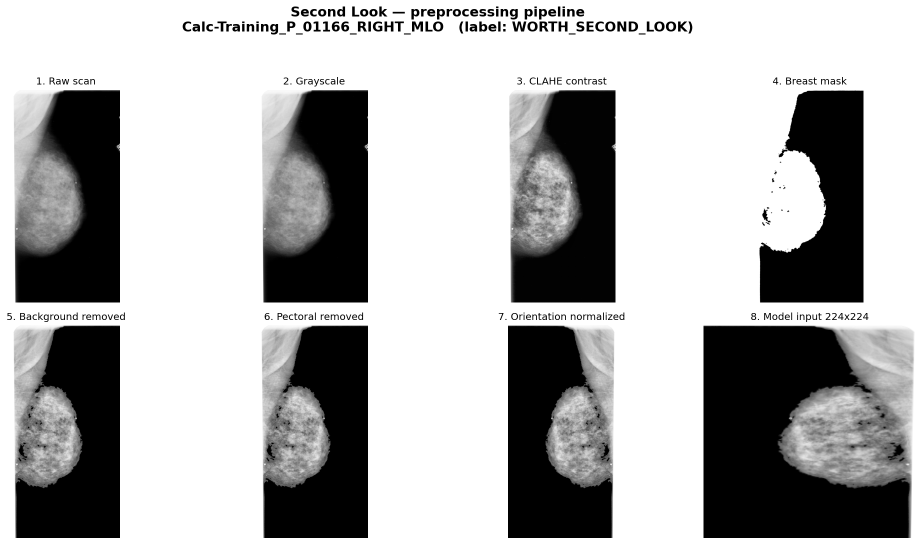
#> input picture demos/preprocessing_grid.png, 1844 x 1089 px (shown at 1/2 size); its folder holds only this picture in this run
$ python augmentation_grid.py --input preprocessing_grid.png   (older library calls are emulated)
#> lines starting #> are read from the running program, lines starting #| are printed output that depends on the picture
### data_pipeline/augmentation.py
# Real-world capture augmentations for Second Look.
#
# These simulate the degradations a phone-camera photo of a printed or
# on-screen mammogram would introduce — glare, motion blur, JPEG compression,
# moiré, brightness/contrast drift, partial occlusion, perspective skew,
# and rotation. Training against them is what makes on-device capture
# tolerable for the downstream classifier.
#
# Function bodies are kept intact from the original Colab script; only
# the Colab-specific scaffolding (pip install, files.upload, matplotlib
# grid, zip/download, hard-coded /content paths, module-level RNG seeding)
# has been removed. Masks propagate through geometric augs so segmentation
# labels stay aligned.
#
# Reproducibility: call seed_rng(seed) explicitly when you need deterministic
# output. Module import no longer mutates the global RNG.

import random

import cv2
import numpy as np
from PIL import Image, ImageEnhance


# [8 lines left out: function seed_rng, not called in this run]


def add_glare(img, mask=None):
    # Glare affects only intensity, so segmentation masks remain valid
    out = img.copy().astype(np.float32)
    h, w = out.shape[:2]
    cx, cy = random.randint(w//4, 3*w//4), random.randint(h//4, 3*h//4)
    rx, ry = random.randint(w//10, w//4), random.randint(h//10, h//4)
    glare_mask = np.zeros((h, w), dtype=np.float32)
    cv2.ellipse(glare_mask, (cx, cy), (rx, ry), 0, 0, 360, 1.0, -1)
    glare_mask = cv2.GaussianBlur(glare_mask, (0, 0), sigmaX=max(rx//2, 1))

    # Scale glare based on brightness so darker images are not overexposed
    intensity = 0.3 + (0.3 * (np.mean(out) / 255.0))
    out += glare_mask * 255 * intensity

    out = np.clip(out, 0, 255).astype(np.uint8)
    return (out, mask) if mask is not None else out


def add_motion_blur(img, mask=None):
    # Simulates real motion artifacts without shifting object positions
    size = 15
    angle = random.uniform(0, 180)
    kernel = np.zeros((size, size))
    kernel[size//2, :] = 1.0 / size
    M = cv2.getRotationMatrix2D((size//2, size//2), angle, 1)
    kernel = cv2.warpAffine(kernel, M, (size, size))
    s = kernel.sum()
    if s > 0:
        kernel /= s
    out = cv2.filter2D(img, -1, kernel)
    return (out, mask) if mask is not None else out


def add_compression(img, mask=None):
    # Mimics real-world quality loss from storage/transmission pipelines
    quality = random.randint(10, 35)
    ok, enc = cv2.imencode('.jpg', img, [cv2.IMWRITE_JPEG_QUALITY, quality])
    if not ok:
        return (img.copy(), mask) if mask is not None else img.copy()
    out = cv2.imdecode(enc, cv2.IMREAD_GRAYSCALE)
    return (out, mask) if mask is not None else out


def add_moire(img, mask=None):
    # Adds frequency-based noise pattern seen in scanning/display artifacts
    h, w = img.shape[:2]
    X, Y = np.meshgrid(np.arange(w), np.arange(h))
    wave = np.sin(2 * np.pi * 0.08 * (X * np.cos(0.5) + Y * np.sin(0.5)))
    wave = ((wave + 1) / 2 * 25).astype(np.float32)
    out = np.clip(img.astype(np.float32) + wave, 0, 255).astype(np.uint8)
    return (out, mask) if mask is not None else out


def add_brightness(img, mask=None):
    # Tests robustness under poor exposure (common in medical imaging)
    factor = random.uniform(0.25, 0.65)
    out = np.array(ImageEnhance.Brightness(Image.fromarray(img)).enhance(factor)).astype(np.uint8)
    return (out, mask) if mask is not None else out


def add_contrast(img, mask=None):
    # Makes subtle structures harder to detect to stress-test models
    factor = random.uniform(0.25, 0.60)
    out = np.array(ImageEnhance.Contrast(Image.fromarray(img)).enhance(factor)).astype(np.uint8)
    return (out, mask) if mask is not None else out


def add_occlusion(img, mask=None):
    # Simulates partial visibility while keeping labels usable
    out = img.copy().astype(np.float32)
    h, w = out.shape[:2]
    occ_mask = np.zeros((h, w), dtype=np.float32)
    rx, ry = random.randint(w//6, w//3), random.randint(h//8, h//5)
    cx, cy = random.randint(0, rx), random.randint(0, ry)
    cv2.ellipse(occ_mask, (cx, cy), (rx, ry), 0, 0, 360, 1.0, -1)
    occ_mask = cv2.GaussianBlur(occ_mask, (0, 0), sigmaX=20)
    out = np.clip(out * (1 - occ_mask), 0, 255).astype(np.uint8)
    return (out, mask) if mask is not None else out


def add_perspective(img, mask=None):
    # Must apply identical transform to maintain image–mask alignment
    h, w = img.shape[:2]
    j = int(min(h, w)*0.08)
    src = np.float32([[0, 0], [w, 0], [w, h], [0, h]])
    dst = np.float32([
        [random.randint(0, j),     random.randint(0, j)],
        [w-random.randint(0, j),   random.randint(0, j)],
        [w-random.randint(0, j),   h-random.randint(0, j)],
        [random.randint(0, j),     h-random.randint(0, j)],
    ])
    M = cv2.getPerspectiveTransform(src, dst)
    out = cv2.warpPerspective(img, M, (w, h), borderMode=cv2.BORDER_REPLICATE)
    if mask is not None:
        mask_out = cv2.warpPerspective(mask, M, (w, h), borderMode=cv2.BORDER_REPLICATE)
        return out, mask_out
    return out


def add_rotation(img, mask=None):
    # Keeps annotation consistent by rotating image and mask together
    h, w = img.shape[:2]
    angle = random.uniform(-15, 15)
    M = cv2.getRotationMatrix2D((w//2, h//2), angle, 1)
    out = cv2.warpAffine(img, M, (w, h), borderMode=cv2.BORDER_REPLICATE)
    if mask is not None:
        mask_out = cv2.warpAffine(mask, M, (w, h), borderMode=cv2.BORDER_REPLICATE)
        return out, mask_out
    return out


def normalize(img):
    # Enforces a consistent format to prevent downstream pipeline errors
    if img.ndim == 3:
        img = cv2.cvtColor(img, cv2.COLOR_BGR2GRAY)
    return np.clip(img, 0, 255).astype(np.uint8)


# Central registry simplifies random selection and extensibility.
AUGMENTATIONS = {
    'glare': add_glare,
    'motion_blur': add_motion_blur,
    'compression': add_compression,
    'moire': add_moire,
    'brightness': add_brightness,
    'contrast': add_contrast,
    'occlusion': add_occlusion,
    'perspective': add_perspective,
    'rotation': add_rotation,
}


def apply_random_combo(img, mask=None):
    # Limited stacking preserves realism while increasing variability
    selected = random.sample(list(AUGMENTATIONS.items()), k=random.randint(1, 3))
    out = img.copy()
    out_mask = mask
    names = []
    for name, fn in selected:
        result = fn(out, out_mask)
        if isinstance(result, tuple):
            out, out_mask = result
        else:
            out = result
        out = normalize(out)
        names.append(name)
    if mask is not None:
        return out, out_mask, '+'.join(names)
    return out, '+'.join(names)

### data_pipeline/quality.py
# Input-quality gate for Second Look.
#
# Rejects images that cannot be analyzed reliably (blank, low-resolution,
# low-contrast, or mostly background). Per CLAUDE.md's failure-mode
# hierarchy, rejection reasons must be surfaced to the caller — never
# silently discarded.
#
# Two related but distinct gates live here:
#   - quality_check: raw-input gate, run on the image before preprocessing
#                    returns (bool, reason_str).
#   - quality_gate:  augmentation-output realism gate (added after the
#                    augmentation-module merge). Returns a qualitative label.

import cv2
import numpy as np


# [45 lines left out: function quality_check, not called in this run]


def quality_gate(img: np.ndarray) -> str:
    """Augmentation-realism gate.

    Run on an augmented image to decide whether it is realistic enough to
    keep as a training sample. Distinct from `quality_check`: this gate
    evaluates post-augmentation quality with a qualitative label instead of
    a rejection boolean.

    Checks sharpness (Laplacian variance), mean brightness extremes, and
    the fraction of near-black pixels. Each failing check counts as one
    issue; the label is the bucket the issue count falls into.

    Returns:
        'USABLE' (0 issues), 'BORDERLINE' (1), or 'UNUSABLE' (2+).
    """
    gray = img if img.ndim == 2 else cv2.cvtColor(img, cv2.COLOR_BGR2GRAY)
    issues = 0
    if cv2.Laplacian(gray, cv2.CV_64F).var() < 8:
        issues += 1
    if np.mean(gray) < 20:
        issues += 1
    if np.mean(gray) > 240:
        issues += 1
    if np.mean(gray < 15) > 0.75:
        issues += 1
    return 'USABLE' if issues == 0 else ('BORDERLINE' if issues == 1 else 'UNUSABLE')


# ---------------------------------------------------------------------------
# Internal helpers (duplicated from preprocessor to avoid a circular import;
# both modules need cheap grayscale + breast-mask primitives, and the
# preprocessor is a heavier dependency to pull in from the quality gate.)
# ---------------------------------------------------------------------------

# [24 lines left out: functions _to_grayscale, _breast_mask, not called in this run]

### demos/augmentation_grid.py
"""Render a grid of augmentations for visual inspection.

Extracted from the original Colab notebook. Runs each registered
augmentation once on the input image, plus a few random combos, and
writes an annotated grid PNG to the output directory. Each panel is
color-coded by quality_gate verdict so unrealistic outputs are obvious.

Usage:
    python -m demos.augmentation_grid --input path/to/img.png --out-dir ./
"""

import argparse
import os

import cv2
import matplotlib.pyplot as plt

from data_pipeline.augmentation import (
    AUGMENTATIONS,
    apply_random_combo,
    normalize,
)
from data_pipeline.quality import quality_gate


def show_grid(img_path: str, out_dir: str) -> str:
    """Render the augmentation grid for `img_path`, write a PNG, return its path."""
#> called with img_path = 'preprocessing_grid.png', out_dir = '.'
    # Mammograms are single-channel, so grayscale avoids unnecessary processing
    img = cv2.imread(img_path, cv2.IMREAD_GRAYSCALE)
#> img is the input picture: shape (1089, 1844); min 0, max 255, mean 174.8
    if img is None:
        raise FileNotFoundError(f"could not load: {img_path}")

    h, w = img.shape
#> h = 1089; w = 1844
    # Resize only for visualization so multiple outputs can be compared clearly
    display_size = (int(w * 250 / h), 250)
#> display_size = (423, 250)

    all_images = {"original": cv2.resize(img, display_size)}
    all_labels = {"original": "USABLE"}

    for name, fn in AUGMENTATIONS.items():
        # Skip mask handling to keep outputs simple for visual inspection
        result = fn(img.copy())
        aug = normalize(result if not isinstance(result, tuple) else result[0])
        all_images[name] = cv2.resize(aug, display_size)
        all_labels[name] = quality_gate(aug)
#> this loop made 9 passes
#> pass 1, in add_glare, `out += glare_mask * 255 * intensity`:
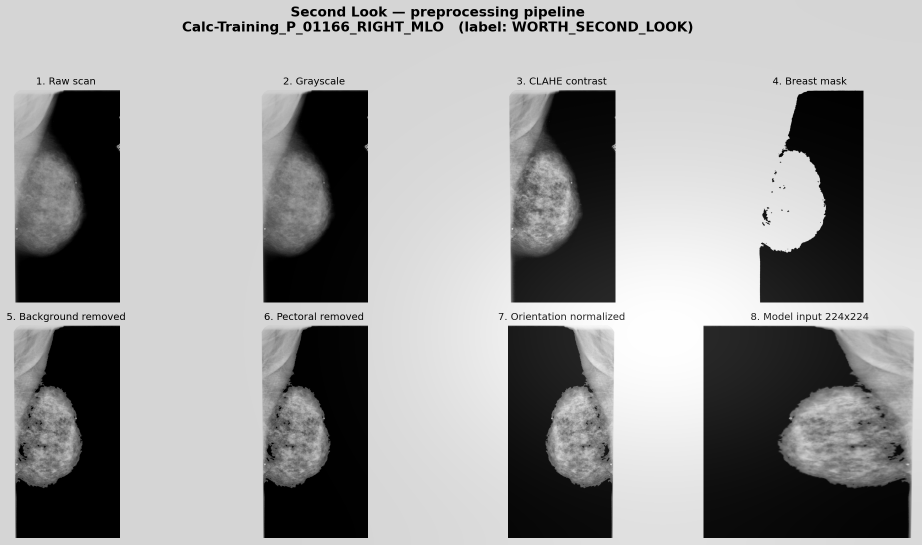
#> out: shape (1089, 1844) float32 (shown at 1/2 size); min 0, max 304.3, mean 184.4; drawn with min black and max white
#> pass 1, in add_glare, `out = np.clip(out, 0, 255).astype(np.uint8)`:
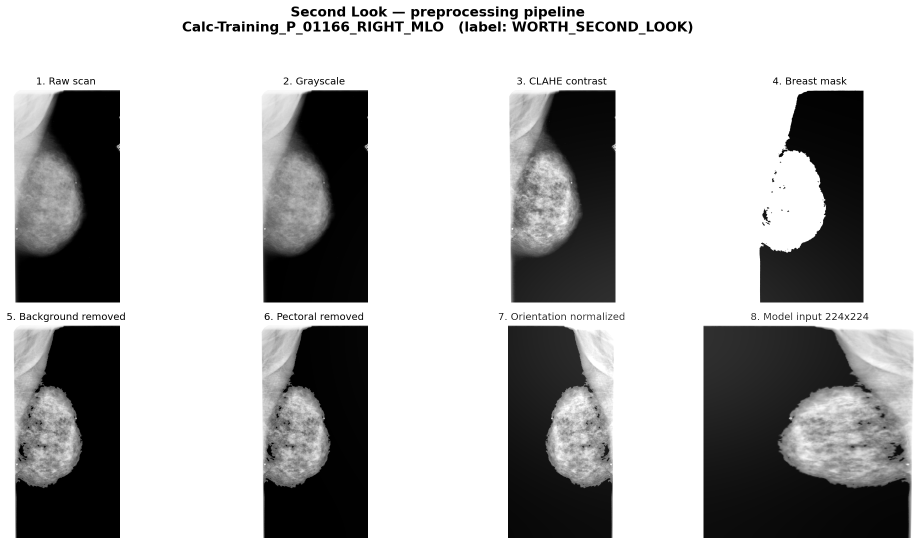
#> out: shape (1089, 1844) (shown at 1/2 size); min 0, max 255, mean 179.2
#> after the loop:
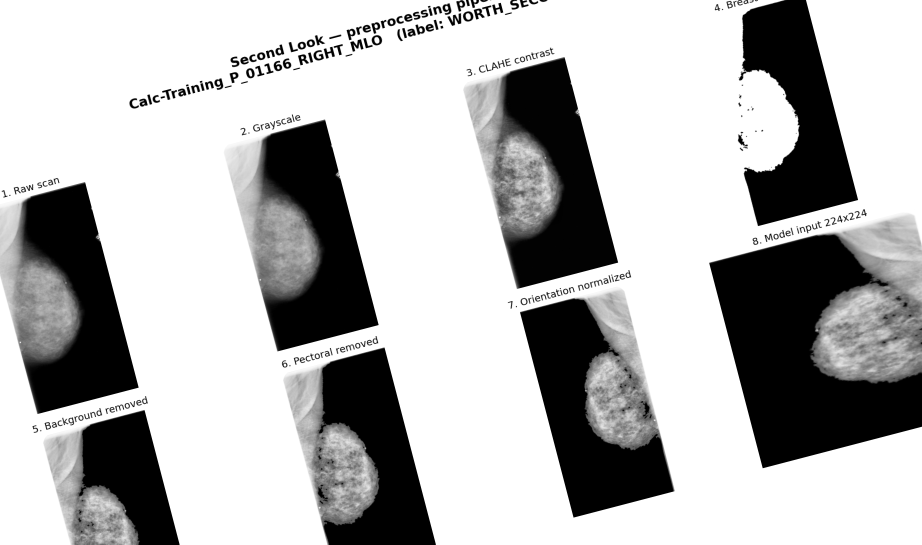
#> aug: shape (1089, 1844) (shown at 1/2 size); min 0, max 255, mean 181.8
#> after the loop, all_images = 10 items; all_labels = 10 items

    # Random combos reveal whether stacked augmentations remain realistic
    for i in range(3):
        combo, combo_name = apply_random_combo(img)
        all_images[f"combo_{i+1}"] = cv2.resize(combo, display_size)
        all_labels[f"combo_{i+1}"] = f"{quality_gate(combo)}\n({combo_name})"
#> this loop made 3 passes
#> combo_name on passes 2 to 3: 'contrast', 'moire+perspective+rotation'
#> combo_name on pass 1: 'compression+brightness+glare'
#> pass 1, in add_brightness (call 2), `out = np.array(ImageEnhance.Brightness(Image.fromarray(img)).enhance(f..`:
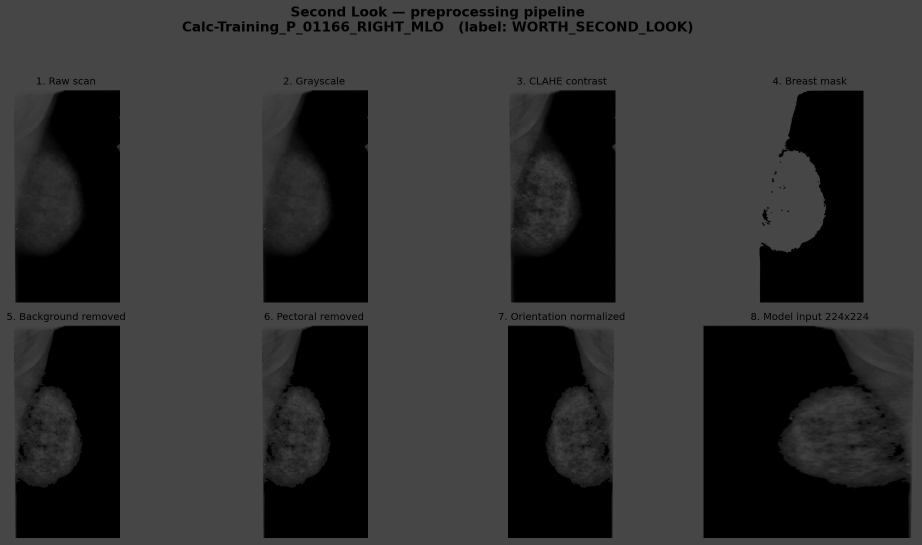
#> out: shape (1089, 1844) (shown at 1/2 size); min 0, max 71, mean 48
#> pass 1, in add_glare (call 2), `out += glare_mask * 255 * intensity`:
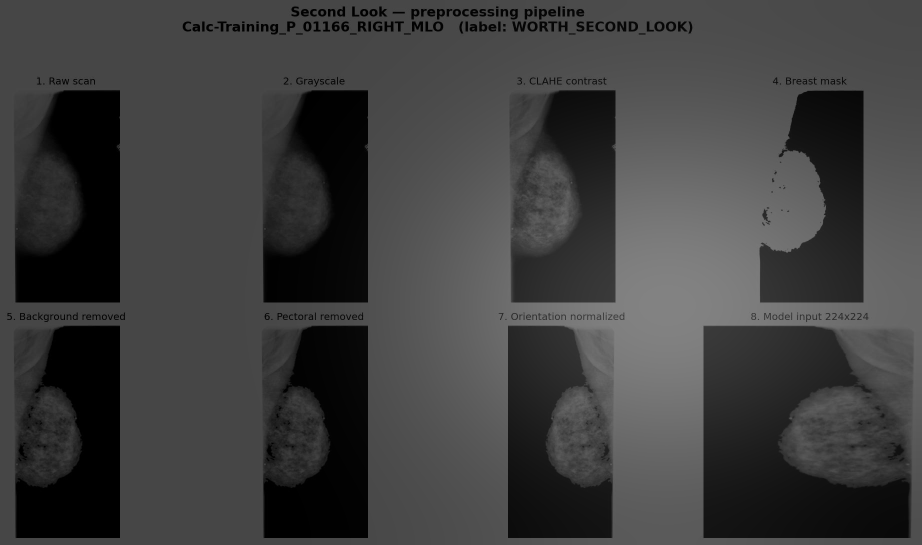
#> out: shape (1089, 1844) float32 (shown at 1/2 size); min 0, max 130.7, mean 63.2
#> after the loop:
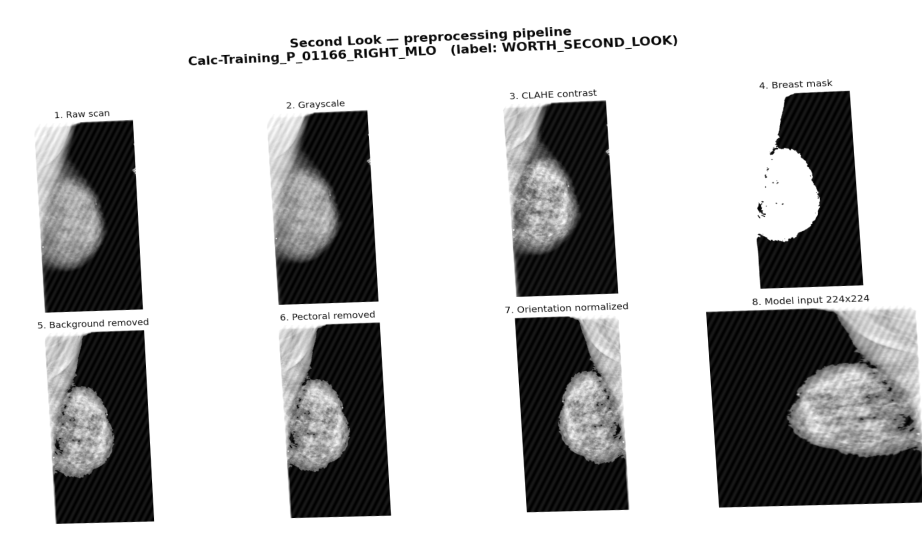
#> combo: shape (1089, 1844) (shown at 1/2 size); min 0, max 255, mean 188.5
#> after the loop, all_images = 13 items; all_labels = 13 items

    cols, n = 3, len(all_images)
#> cols = 3; n = 13
    rows = (n + cols - 1) // cols
#> rows = 5
    fig, axes = plt.subplots(rows, cols, figsize=(22, rows * 6))
    axes = axes.flatten()

    last_i = 0
    for i, (name, im) in enumerate(all_images.items()):
        label = all_labels[name]
        color = (
            "green" if "USABLE" in label and "BORDERLINE" not in label
            else ("orange" if "BORDERLINE" in label else "red")
        )
        axes[i].imshow(im, cmap="gray")
        axes[i].set_title(f"{name}\n{label}", fontsize=9, color=color, fontweight="bold")
        axes[i].axis("off")
        last_i = i
#> this loop made 13 passes

    for j in range(last_i + 1, len(axes)):
        axes[j].axis("off")
#> this loop made 2 passes
#> j on passes 1 to 2: 13, 14

    fname = os.path.basename(img_path)
    plt.suptitle(f"Second Look - Augmentation Grid | {fname}", fontsize=12, fontweight="bold")
    plt.tight_layout()

    os.makedirs(out_dir, exist_ok=True)
    out_path = os.path.join(out_dir, f"{fname}_grid.png")
    plt.savefig(out_path, dpi=150, bbox_inches="tight")
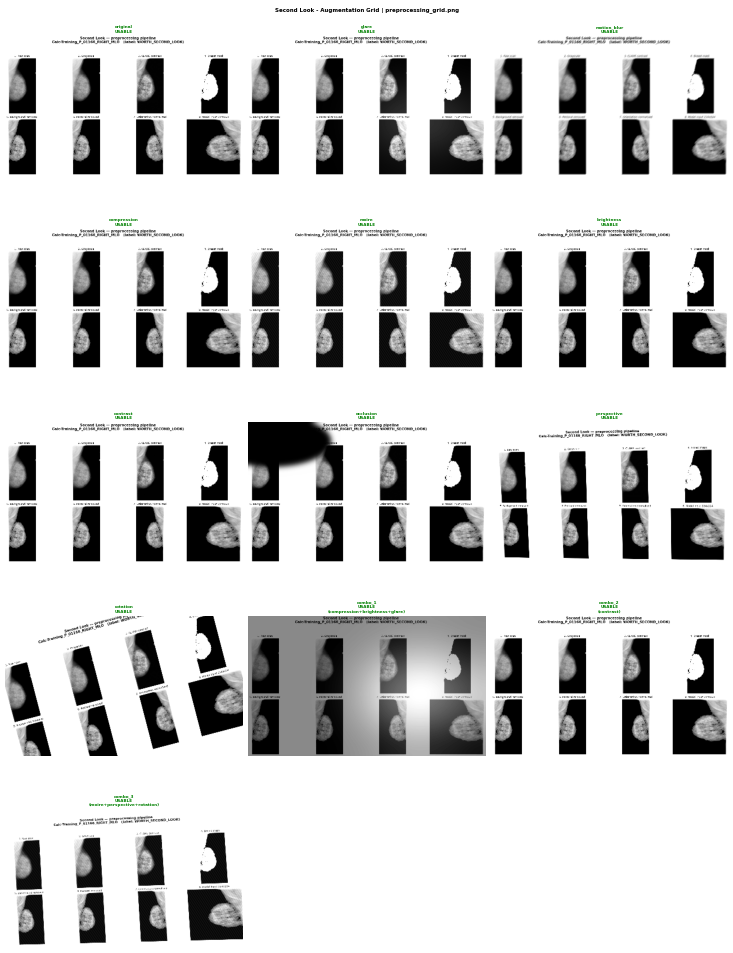
#> figure drawn by matplotlib, 13 panels
    plt.close(fig)
    return out_path


def main() -> None:
    parser = argparse.ArgumentParser(description=__doc__)
    parser.add_argument("--input", required=True, help="Path to a mammogram image (PNG/JPG).")
    parser.add_argument("--out-dir", default=".", help="Directory to write the grid PNG into.")
    args = parser.parse_args()

    out_path = show_grid(args.input, args.out_dir)
    print(f"saved: {out_path}")


if __name__ == "__main__":
    main()
